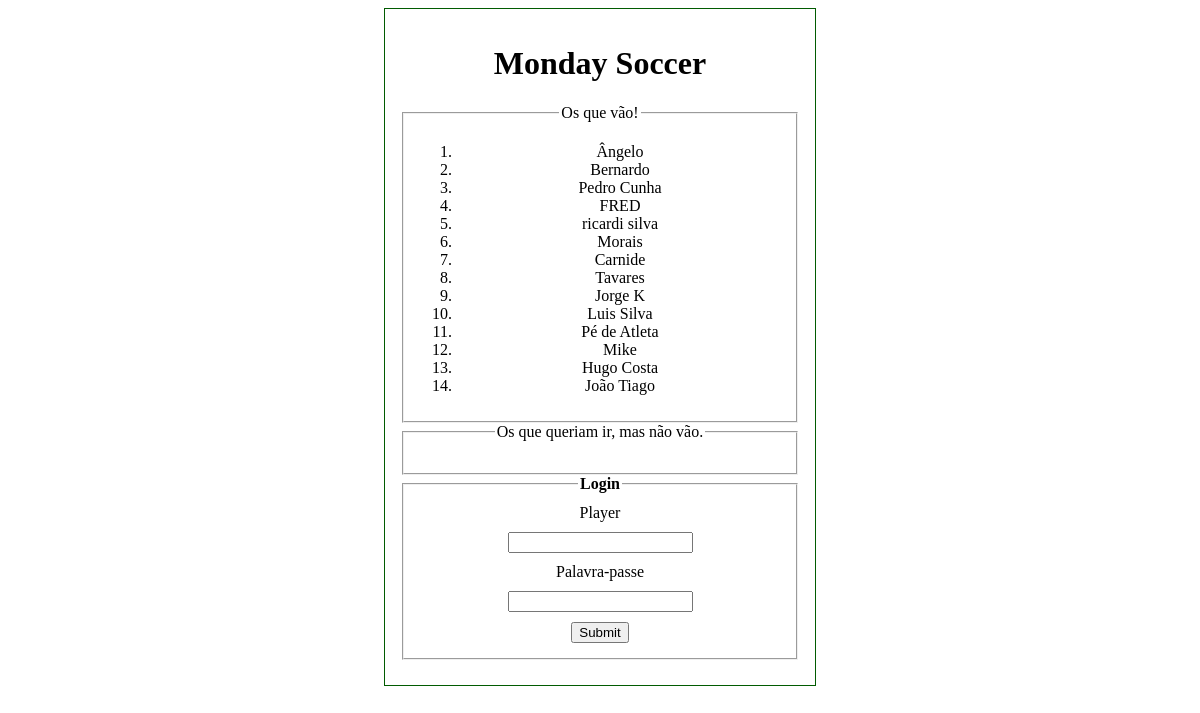
The page /site/index.php on the database its author committed.
### tables this page shows
CREATE TABLE `players` (
  `id` int(10) UNSIGNED NOT NULL,
  `player` varchar(45) NOT NULL,
  `timestamp` timestamp NOT NULL DEFAULT CURRENT_TIMESTAMP ON UPDATE CURRENT_TIMESTAMP
);

### site/php/functions.php (called while the page is built, shortened)
<?php
function getPlayers()
{
        include ('php/config.php');
        include_once('php/MySQL.php');
        $db = new MySQL($dbhost,$dbname,$dbuser,$dbpass);
        return $db->query("SELECT * from players ORDER BY timestamp");
}
function isLoggedIn()
{
        $result = false;
        return $result;
}
?>

### site/php/MySQL.php (called while the page is built, shortened)
<?php
class MySQL {
	var $_host = "";
	var $_user = "";
	var $_password = "";
	var $_linkID = 0;
	function MySQL($host,$database,$user,$password) {
		$this->_host = $host;
		$this->_user = $user;
		$this->_password = $password;
	}
	function _connect() {
		if ($this->_linkID==0) {
			$this->_linkID = @mysql_pconnect($this->_host, $this->_user, $this->_password);
		}
	}
	function query($sql) {
		$this->_queryID = mysql_query($sql,$this->_linkID);
		return $this->_queryID;
	}
}
?>

### site/index.php (the view, shortened to what this page needs)
<!DOCTYPE html PUBLIC "-//W3C//DTD XHTML 1.0 Transitional//EN" "http://www.w3.org/TR/xhtml1/DTD/xhtml1-transitional.dtd">
<html>
	<head>
		<link href="css/style.css" rel="stylesheet" type="text/css" />
	</head>
	<body>
	<div id="wrapper">
		<h1>Monday Soccer</h1>
		<fieldset title="Players">
			<legend>Os que v&atilde;o!</legend>
			<ol>
				<?php
					include_once "php/functions.php";
					$result = getPlayers();
                                        $counter = 0;
                                        $breaked = false;
					if(isLoggedIn())
					{
						while($row=mysql_fetch_array($result, MYSQL_ASSOC))
						{
							echo "<li>".$row['player']." &nbsp; <a href=\"php/removePlayer.php?id=".$row['id']."\">remove</a></li>";
                                                        $counter++;
                                                        if($counter > 13)
                                                        {
                                                            $breaked = true;
                                                            break;
                                                        }
						}
					}
					else
					{
						while($row=mysql_fetch_array($result, MYSQL_ASSOC))
						{
							echo "<li>".$row['player']."</li>";
                                                        $counter++;
                                                        if($counter > 13)
                                                        {
                                                            $breaked = true;
                                                            break;
                                                        }
						}
					}
				?>
			</ol>
		</fieldset>
                <?php
                    if($breaked)
                    {
                        echo "<fieldset title=\"Substitutes\"><legend>Os que queriam ir, mas n&atilde;o v&atilde;o.</legend><ol>";
                    }
                    echo "</ol></fieldset>";
                ?>
		<?php
		if(isLoggedIn())
		{
		?>
				<form method="post" action="php/addPlayer.php">
				<fieldset>
					<legend>Vais jogar?</legend>
					<ol>
						<li><label>O meu nome pr&oacute;prio:</label></li>
						<li><input name="player" type="text" /></li>
						<li><label>Escreve alguma javardeira (opcional)</label></li>
						<li><textarea name="mailTxt" rows="4" cols="20"></textarea></li>
						<li><input type="submit" value="Adoro o bigode do gajo careca!" /></li>
					</ol>
				</fieldset>
				</form>
				<?php
				if($_SESSION['profile'] == 'admin')
				{
				?>
                                    <form method="post" action="php/newEvent.php">
                                        <fieldset>
                                                <legend>New Event?</legend>
                                                <ol>
                                                        <li><label>O Amigo vai jogar um joguinho novo?</label></li>
                                                        <li><label>Coloca aqui o subject do email (opcional)</label></li>
                                                        <li><input name="subject" type="text" /></li>
                                                        <li><input type="submit" value="Vou, vou" /></li>
                                                </ol>
                                        </fieldset>
                                    </form>
				<?php
				} ?>
				Logged in as <u><?php echo $_SESSION['name'] ?></u><br/> <a href="php/logout.php">Logout</a>
		<?php
		}
		else
		{
		?>
			<form method="post" action="php/login.php">
				<fieldset>
					<legend>Login</legend>
					<ol>
						<li><label for="username">Player</label></li>
						<li><input name="username" type="text" /></li>
						<li><label for="password">Palavra-passe</label></li>
						<li><input name="password" type="password" /></li>
						<li><input type="submit"  value="Submit"/></li>
					</ol>
				</fieldset>
			</form>
  <?php } ?>
	</div>
	</body>
</html>

### site/css/style.css (style rules this page uses)
#wrapper { border: 1px #015b01 solid; padding: 15px; width: 400px; text-align: center; margin: 0 auto; }
form fieldset { margin-bottom: 10px; }
form legend { padding: 0 2px; font-weight: bold; }
form label { display: inline-block; line-height: 1; vertical-align: text-bottom; }
form fieldset ol { margin: 0; padding: 0; }
form fieldset li { list-style: none; padding: 5px; margin: 0; }
form label { width: 220px; }

### rows shown on the page
players: player "Ângelo"
players: player "Bernardo"
players: player "Pedro Cunha"
players: player "FRED"
players: player "ricardi silva"
players: player "Morais"
players: player "Carnide"
players: player "Tavares"
players: player "Jorge K"
players: player "Luis Silva"
players: player "Pé de Atleta"
players: player "Mike"
players: player "Hugo Costa"
players: player "João Tiago"
